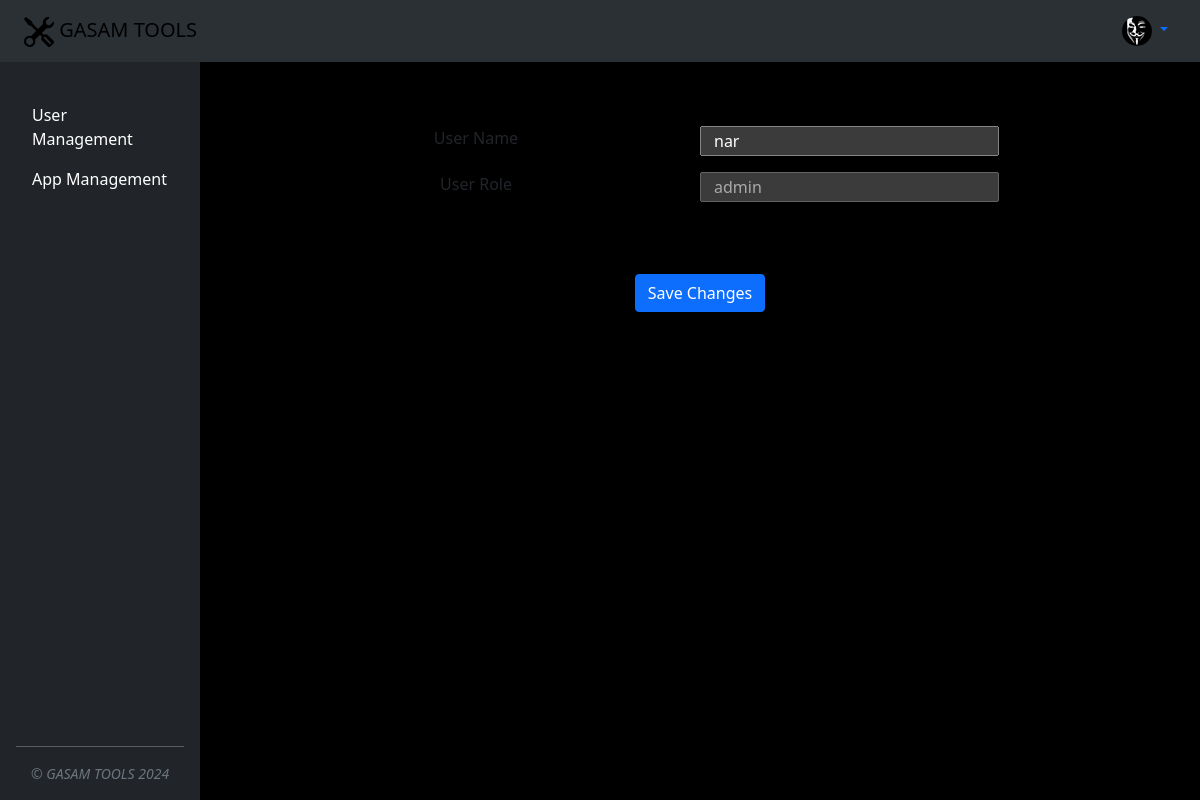
Screenshot of /profile (signed in) with the database file from the repository.
### main.py (models this page shows)
class GasamApp(db.Model):
    __tablename__ = "gasam_apps"
    id: Mapped[int] = mapped_column(Integer, primary_key=True)
    title: Mapped[str] = mapped_column(String(250), unique=True, nullable=False)
    subtitle: Mapped[str] = mapped_column(String(250))
    app_url: Mapped[str] = mapped_column(String(250), unique=True)
    users = relationship("User", secondary=user_app_association, back_populates="apps")

class User(UserMixin, db.Model):
    __tablename__ = "users"
    id: Mapped[int] = mapped_column(Integer, primary_key=True)
    email: Mapped[str] = mapped_column(String(100), unique=True)
    password: Mapped[str] = mapped_column(String(100), nullable=False)
    name: Mapped[str] = mapped_column(String(1000), nullable=False)
    role: Mapped[str] = mapped_column(String(1000), nullable=True)
    approved: Mapped[bool] = mapped_column(Boolean, nullable=False)
    apps = relationship("GasamApp", secondary=user_app_association, back_populates="users")

### main.py (the view)
@app.route('/profile', methods=["GET", "POST", "PUT"])
@login_required
def profile():
    if request.method == 'PUT':
        json_data = request.get_json()
        if check_password_hash(current_user.password, json_data['user_password']):
            json_data['correct_password'] = True
            current_user.name = json_data['user_name']
            db.session.commit()  # Commit the changes to the database
        else:
            json_data['correct_password'] = False
        return jsonify(json_data)
    else:
        return render_template("profile.html",
                           user_approved=current_user.approved,
                           user_apps=current_user.apps,
                           user_name=current_user.name,
                           user_role=current_user.role
                           )

### main.py (called while the page is built)
@login_manager.user_loader
def load_user(user_id):
    return session.get(User, int(user_id))

### templates/profile.html (shortened to what this page needs)
{% include "header.html" %}
{% if user_approved: %}
  {% extends "base.html" %}
    {% block content %}
    <div class="container mt-5">
        <div class="container">
            <div class="row">
                <label class="col-6 mt-3 text-center" for="gasamProfileUserName">User Name</label>
                <input class='col-4 mt-3 gasam profile userName' id='gasamProfileUserName' type="text" value="{{ user_name }}" />
            </div>
            <div class="row">
                <label class="col-6 mt-3 text-center" for="gasamProfileUserRole">User Role</label>
                <input class='col-4 mt-3 gasam profile userRole' id='gasamProfileUserRole' type="text" value="{{ user_role }}" disabled/>
            </div>
            <br>
            <div class="d-flex justify-content-center">
                <button type="button" class="btn btn-primary mt-5" data-bs-toggle="modal" data-bs-target="#exampleModal">
                    Save Changes
                </button>
            </div>
        </div>
    </div>
    {% endblock %}
{% else: %}
    <div class="container">
      <p class="text-center">Your account is pending approval. You will receive email with confirmation.</p>
    </div>
{% endif %}

### templates/base.html (shortened to what this page needs)
<div class="d-flex gasam main-container">
  <div class="d-flex flex-column flex-shrink-0 p-3 text-bg-dark sidebar" style="width: 200px;">
    <ul class="nav nav-pills flex-column mb-auto gasam sidebar">
      {% for app in user_apps %}
      <li class="nav-item">
        <a href="{{url_for('access_app', app_name=app.app_url) }}"
           class="nav-link text-white {% if app_name and app_name==app.app_url: %} active {% endif %}"
           aria-current="page"
           id="{{ app.app_url }}">
          <p class="gasam app-name" title="{{ app.subtitle }}">{{ app.title }}</p>
        </a>
      </li>
      {% endfor %}
    </ul>
    <div class="small text-center text-muted fst-italic">&copy; GASAM TOOLS <span id="gasam-footer-year"></span></div>
  </div>
  <div class="flex-grow-1 p-3 content d-flex flex-column gasam main-window">
    {% block content %} {% endblock %}
  </div>
</div>

### static/css/styles.css (style rules this page uses)
html, body { height: 100%; }
.sidebar { height: 100vh; overflow-y: auto; }
.gasam.sidebar { padding-top: 46px }
.gasam.main-container { width: 100% }
.gasam.main-window { background-color: #000; width: calc(100% - 200px); margin-top: 46px; }
.gasam.app-name { margin: 0; }

### rows the page displays
GasamApp: title "User Management"
GasamApp: title "App Management"
User: name "nar", role "admin"
